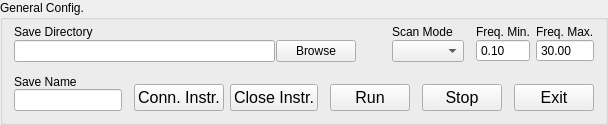
           <widget class="QGroupBox" name="scanGroup">
            <property name="sizePolicy">
             <sizepolicy hsizetype="Expanding" vsizetype="Expanding">
              <horstretch>0</horstretch>
              <verstretch>0</verstretch>
             </sizepolicy>
            </property>
            <property name="title">
             <string>General Config.</string>
            </property>
            <layout class="QVBoxLayout" name="verticalLayout_85">
             <property name="topMargin">
              <number>4</number>
             </property>
             <item>
              <layout class="QVBoxLayout" name="verticalLayout_57" stretch="6,4">
               <property name="spacing">
                <number>12</number>
               </property>
               <item>
                <layout class="QHBoxLayout" name="horizontalLayout_24" stretch="6,1,1,1">
                 <item>
                  <layout class="QHBoxLayout" name="horizontalLayout_23" stretch="6,1">
                   <property name="spacing">
                    <number>1</number>
                   </property>
                   <item>
                    <layout class="QVBoxLayout" name="verticalLayout_29">
                     <property name="spacing">
                      <number>0</number>
                     </property>
                     <item>
                      <widget class="QLabel" name="label_2">
                       <property name="sizePolicy">
                        <sizepolicy hsizetype="Expanding" vsizetype="Expanding">
                         <horstretch>0</horstretch>
                         <verstretch>0</verstretch>
                        </sizepolicy>
                       </property>
                       <property name="maximumSize">
                        <size>
                         <width>16777215</width>
                         <height>30</height>
                        </size>
                       </property>
                       <property name="text">
                        <string>Save Directory</string>
                       </property>
                       <property name="mytype" stdset="0">
                        <string>label</string>
                       </property>
                      </widget>
                     </item>
                     <item>
                      <widget class="QLineEdit" name="dataSavePath">
                       <property name="sizePolicy">
                        <sizepolicy hsizetype="Expanding" vsizetype="Fixed">
                         <horstretch>0</horstretch>
                         <verstretch>0</verstretch>
                        </sizepolicy>
                       </property>
                       <property name="maximumSize">
                        <size>
                         <width>16777215</width>
                         <height>16777215</height>
                        </size>
                       </property>
                      </widget>
                     </item>
                    </layout>
                   </item>
                   <item>
                    <layout class="QVBoxLayout" name="verticalLayout_30">
                     <property name="spacing">
                      <number>0</number>
                     </property>
                     <item>
                      <spacer name="horizontalSpacer_2">
                       <property name="orientation">
                        <enum>Qt::Orientation::Horizontal</enum>
                       </property>
                       <property name="sizeType">
                        <enum>QSizePolicy::Policy::Expanding</enum>
                       </property>
                       <property name="sizeHint" stdset="0">
                        <size>
                         <width>60</width>
                         <height>16</height>
                        </size>
                       </property>
                      </spacer>
                     </item>
                     <item>
                      <widget class="QPushButton" name="browseButton">
                       <property name="sizePolicy">
                        <sizepolicy hsizetype="Expanding" vsizetype="Expanding">
                         <horstretch>0</horstretch>
                         <verstretch>0</verstretch>
                        </sizepolicy>
                       </property>
                       <property name="maximumSize">
                        <size>
                         <width>16777215</width>
                         <height>30</height>
                        </size>
                       </property>
                       <property name="text">
                        <string>Browse</string>
                       </property>
                      </widget>
                     </item>
                    </layout>
                   </item>
                  </layout>
                 </item>
                 <item>
                  <spacer name="horizontalSpacer_4">
                   <property name="orientation">
                    <enum>Qt::Orientation::Horizontal</enum>
                   </property>
                   <property name="sizeType">
                    <enum>QSizePolicy::Policy::Fixed</enum>
                   </property>
                   <property name="sizeHint" stdset="0">
                    <size>
                     <width>24</width>
                     <height>17</height>
                    </size>
                   </property>
                  </spacer>
                 </item>
                 <item>
                  <layout class="QVBoxLayout" name="verticalLayout_31">
                   <property name="spacing">
                    <number>0</number>
                   </property>
                   <item>
                    <widget class="QLabel" name="label_9">
                     <property name="sizePolicy">
                      <sizepolicy hsizetype="Expanding" vsizetype="Expanding">
                       <horstretch>0</horstretch>
                       <verstretch>0</verstretch>
                      </sizepolicy>
                     </property>
                     <property name="maximumSize">
                      <size>
                       <width>16777215</width>
                       <height>30</height>
                      </size>
                     </property>
                     <property name="text">
                      <string>Scan Mode</string>
                     </property>
                     <property name="mytype" stdset="0">
                      <string>label</string>
                     </property>
                    </widget>
                   </item>
                   <item>
                    <widget class="QComboBox" name="scanMode">
                     <property name="sizePolicy">
                      <sizepolicy hsizetype="Expanding" vsizetype="Fixed">
                       <horstretch>0</horstretch>
                       <verstretch>0</verstretch>
                      </sizepolicy>
                     </property>
                     <property name="maximumSize">
                      <size>
                       <width>16777215</width>
                       <height>16777215</height>
                      </size>
                     </property>
                     <property name="toolTip">
                      <string>&lt;html&gt;&lt;head/&gt;&lt;body&gt;&lt;p&gt;&lt;span style=&quot; font-weight:700;&quot;&gt;Scan modes:&lt;/span&gt;&lt;/p&gt;&lt;p&gt;&lt;span style=&quot; font-weight:700;&quot;&gt;'1D_POL'&lt;/span&gt;: scan 1D at each polarization states; &lt;/p&gt;&lt;p&gt;&lt;span style=&quot; font-weight:700;&quot;&gt;'POL_1D'&lt;/span&gt;: scan polarization at each 1D position;&lt;/p&gt;&lt;p&gt;&lt;span style=&quot; font-weight:700;&quot;&gt;'TDS_Scan&lt;/span&gt;': time-domain scan;&lt;/p&gt;&lt;p&gt;&lt;span style=&quot; font-weight:700;&quot;&gt;'1D_TDS'&lt;/span&gt;: 1D scan at TDS peak, here stage1 beam act as pump, same as OPTP;&lt;/p&gt;&lt;p&gt;&lt;span style=&quot; font-weight:700;&quot;&gt;'2D_TDS&lt;/span&gt;': TDS scan at each optical pump delay, same as OPTP 2D scan; &lt;/p&gt;&lt;/body&gt;&lt;/html&gt;</string>
                     </property>
                    </widget>
                   </item>
                  </layout>
                 </item>
                 <item>
                  <layout class="QHBoxLayout" name="horizontalLayout_16">
                   <property name="spacing">
                    <number>6</number>
                   </property>
                   <item>
                    <layout class="QVBoxLayout" name="verticalLayout_25">
                     <property name="spacing">
                      <number>0</number>
                     </property>
                     <item>
                      <widget class="QLabel" name="label_7">
                       <property name="sizePolicy">
                        <sizepolicy hsizetype="Expanding" vsizetype="Expanding">
                         <horstretch>0</horstretch>
                         <verstretch>0</verstretch>
                        </sizepolicy>
                       </property>
                       <property name="maximumSize">
                        <size>
                         <width>16777215</width>
                         <height>30</height>
                        </size>
                       </property>
                       <property name="text">
                        <string>Freq. Min.</string>
                       </property>
                       <property name="mytype" stdset="0">
                        <string>label</string>
                       </property>
                      </widget>
                     </item>
                     <item>
                      <widget class="QDoubleSpinBox" name="fdsDispMin">
                       <property name="sizePolicy">
                        <sizepolicy hsizetype="Expanding" vsizetype="Fixed">
                         <horstretch>0</horstretch>
                         <verstretch>0</verstretch>
                        </sizepolicy>
                       </property>
                       <property name="maximumSize">
                        <size>
                         <width>16777215</width>
                         <height>16777215</height>
                        </size>
                       </property>
                       <property name="buttonSymbols">
                        <enum>QAbstractSpinBox::ButtonSymbols::NoButtons</enum>
                       </property>
                       <property name="value">
                        <double>0.100000000000000</double>
                       </property>
                      </widget>
                     </item>
                    </layout>
                   </item>
                   <item>
                    <layout class="QVBoxLayout" name="verticalLayout_26">
                     <property name="spacing">
                      <number>0</number>
                     </property>
                     <item>
                      <widget class="QLabel" name="label_8">
                       <property name="sizePolicy">
                        <sizepolicy hsizetype="Expanding" vsizetype="Expanding">
                         <horstretch>0</horstretch>
                         <verstretch>0</verstretch>
                        </sizepolicy>
                       </property>
                       <property name="maximumSize">
                        <size>
                         <width>16777215</width>
                         <height>30</height>
                        </size>
                       </property>
                       <property name="text">
                        <string>Freq. Max.</string>
                       </property>
                       <property name="mytype" stdset="0">
                        <string>label</string>
                       </property>
                      </widget>
                     </item>
                     <item>
                      <widget class="QDoubleSpinBox" name="fdsDispMax">
                       <property name="sizePolicy">
                        <sizepolicy hsizetype="Expanding" vsizetype="Fixed">
                         <horstretch>0</horstretch>
                         <verstretch>0</verstretch>
                        </sizepolicy>
                       </property>
                       <property name="maximumSize">
                        <size>
                         <width>16777215</width>
                         <height>16777215</height>
                        </size>
                       </property>
                       <property name="buttonSymbols">
                        <enum>QAbstractSpinBox::ButtonSymbols::NoButtons</enum>
                       </property>
                       <property name="value">
                        <double>30.000000000000000</double>
                       </property>
                      </widget>
                     </item>
                    </layout>
                   </item>
                  </layout>
                 </item>
                </layout>
               </item>
               <item>
                <layout class="QHBoxLayout" name="horizontalLayout_25" stretch="5,3,4">
                 <item>
                  <layout class="QVBoxLayout" name="verticalLayout_42">
                   <property name="spacing">
                    <number>0</number>
                   </property>
                   <item>
                    <widget class="QLabel" name="label_10">
                     <property name="sizePolicy">
                      <sizepolicy hsizetype="Expanding" vsizetype="Expanding">
                       <horstretch>0</horstretch>
                       <verstretch>0</verstretch>
                      </sizepolicy>
                     </property>
                     <property name="text">
                      <string>Save Name</string>
                     </property>
                     <property name="mytype" stdset="0">
                      <string>label</string>
                     </property>
                    </widget>
                   </item>
                   <item>
                    <widget class="QLineEdit" name="dataFileName">
                     <property name="sizePolicy">
                      <sizepolicy hsizetype="Expanding" vsizetype="Expanding">
                       <horstretch>0</horstretch>
                       <verstretch>0</verstretch>
                      </sizepolicy>
                     </property>
                    </widget>
                   </item>
                  </layout>
                 </item>
                 <item>
                  <layout class="QHBoxLayout" name="horizontalLayout_8">
                   <property name="spacing">
                    <number>6</number>
                   </property>
                   <property name="topMargin">
                    <number>10</number>
                   </property>
                   <item>
                    <widget class="QPushButton" name="connectInstr">
                     <property name="sizePolicy">
                      <sizepolicy hsizetype="Expanding" vsizetype="Fixed">
                       <horstretch>0</horstretch>
                       <verstretch>0</verstretch>
                      </sizepolicy>
                     </property>
                     <property name="maximumSize">
                      <size>
                       <width>16777215</width>
                       <height>16777215</height>
                      </size>
                     </property>
                     <property name="font">
                      <font>
                       <pointsize>12</pointsize>
                      </font>
                     </property>
                     <property name="text">
                      <string>Conn. Instr.</string>
                     </property>
                    </widget>
                   </item>
                   <item>
                    <widget class="QPushButton" name="closeInstr">
                     <property name="sizePolicy">
                      <sizepolicy hsizetype="Expanding" vsizetype="Fixed">
                       <horstretch>0</horstretch>
                       <verstretch>0</verstretch>
                      </sizepolicy>
                     </property>
                     <property name="maximumSize">
                      <size>
                       <width>16777215</width>
                       <height>16777215</height>
                      </size>
                     </property>
                     <property name="font">
                      <font>
                       <pointsize>12</pointsize>
                      </font>
                     </property>
                     <property name="text">
                      <string>Close Instr.</string>
                     </property>
                    </widget>
                   </item>
                  </layout>
                 </item>
                 <item>
                  <layout class="QHBoxLayout" name="horizontalLayout_9">
                   <property name="topMargin">
                    <number>10</number>
                   </property>
                   <item>
                    <widget class="QPushButton" name="runButton">
                     <property name="sizePolicy">
                      <sizepolicy hsizetype="Expanding" vsizetype="Fixed">
                       <horstretch>0</horstretch>
                       <verstretch>0</verstretch>
                      </sizepolicy>
                     </property>
                     <property name="maximumSize">
                      <size>
                       <width>16777215</width>
                       <height>16777215</height>
                      </size>
                     </property>
                     <property name="font">
                      <font>
                       <pointsize>12</pointsize>
                      </font>
                     </property>
                     <property name="text">
                      <string>Run</string>
                     </property>
                    </widget>
                   </item>
                   <item>
                    <widget class="QPushButton" name="stopButton">
                     <property name="sizePolicy">
                      <sizepolicy hsizetype="Expanding" vsizetype="Fixed">
                       <horstretch>0</horstretch>
                       <verstretch>0</verstretch>
                      </sizepolicy>
                     </property>
                     <property name="maximumSize">
                      <size>
                       <width>16777215</width>
                       <height>16777215</height>
                      </size>
                     </property>
                     <property name="font">
                      <font>
                       <pointsize>12</pointsize>
                      </font>
                     </property>
                     <property name="text">
                      <string>Stop</string>
                     </property>
                    </widget>
                   </item>
                   <item>
                    <widget class="QPushButton" name="exitApp">
                     <property name="sizePolicy">
                      <sizepolicy hsizetype="Expanding" vsizetype="Fixed">
                       <horstretch>0</horstretch>
                       <verstretch>0</verstretch>
                      </sizepolicy>
                     </property>
                     <property name="maximumSize">
                      <size>
                       <width>16777215</width>
                       <height>16777215</height>
                      </size>
                     </property>
                     <property name="font">
                      <font>
                       <pointsize>12</pointsize>
                      </font>
                     </property>
                     <property name="text">
                      <string>Exit</string>
                     </property>
                    </widget>
                   </item>
                  </layout>
                 </item>
                </layout>
               </item>
              </layout>
             </item>
            </layout>
           </widget>
